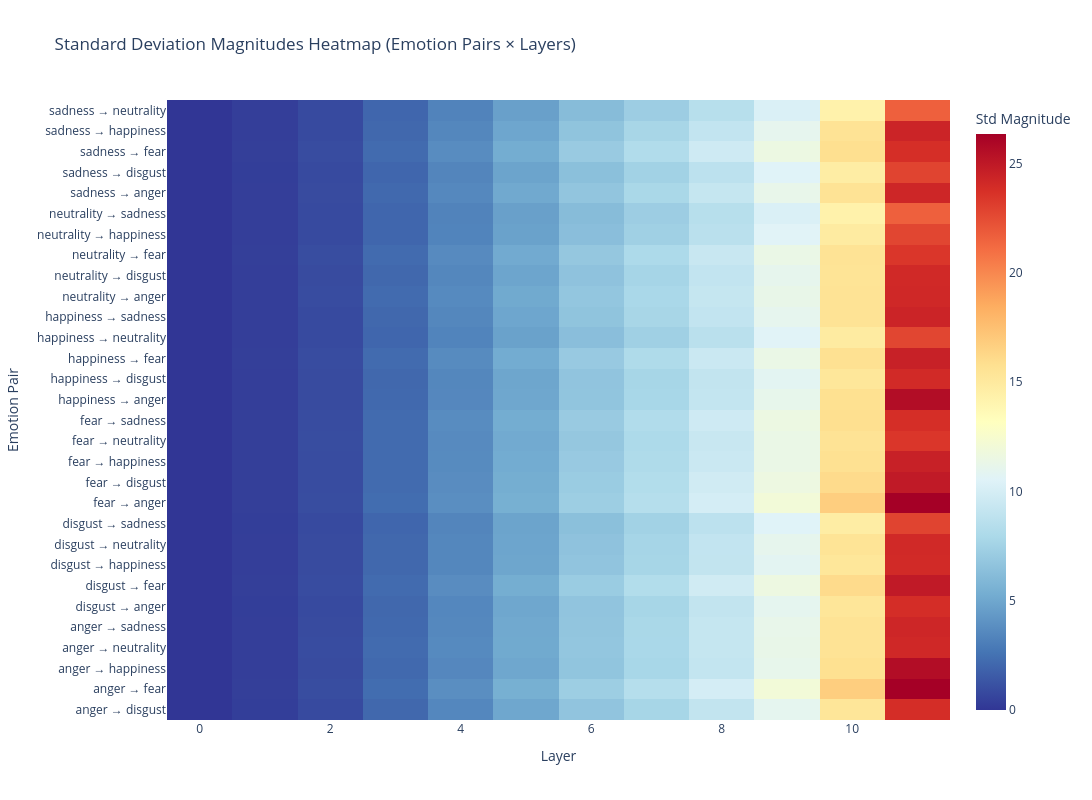

Notebook code cell kept with this figure:
### Code cell
pivot_std = df.pivot(index='emotion_pair', columns='layer', values='std_magnitude')

fig = go.Figure(data=go.Heatmap(
    z=pivot_std.values,
    x=pivot_std.columns,
    y=pivot_std.index,
    colorscale='RdYlBu_r',
    colorbar=dict(title="Std Magnitude")
))

fig.update_layout(
    title="Standard Deviation Magnitudes Heatmap (Emotion Pairs × Layers)",
    xaxis_title="Layer",
    yaxis_title="Emotion Pair",
    height=800,
    width=1200,
    yaxis=dict(tickangle=0)
)

fig.show()

### Figure 1 — Plotly figure (JSON) as saved in the notebook; plotly's stock layout.template omitted (floating-point values rounded to 4 significant figures; data arrays with more than 128 entries replaced by an {"elided": "..."} marker saying what was removed)
{"data": [{"colorbar": {"title": {"text": "Std Magnitude"}}, "colorscale": [[0, "rgb(49,54,149)"], [0.1, "rgb(69,117,180)"], [0.2, "rgb(116,173,209)"], [0.3, "rgb(171,217,233)"], [0.4, "rgb(224,243,248)"], [0.5, "rgb(255,255,191)"], [0.6, "rgb(254,224,144)"], [0.7, "rgb(253,174,97)"], [0.8, "rgb(244,109,67)"], [0.9, "rgb(215,48,39)"], [1, "rgb(165,0,38)"]], "type": "heatmap", "x": [0, 1, 2, 3, 4, 5, 6, 7, 8, 9, 10, 11], "y": ["anger → disgust", "anger → fear", "anger → happiness", "anger → neutrality", "anger → sadness", "disgust → anger", "disgust → fear", "disgust → happiness", "disgust → neutrality", "disgust → sadness", "fear → anger", "fear → disgust", "fear → happiness", "fear → neutrality", "fear → sadness", "happiness → anger", "happiness → disgust", "happiness → fear", "happiness → neutrality", "happiness → sadness", "neutrality → anger", "neutrality → disgust", "neutrality → fear", "neutrality → happiness", "neutrality → sadness", "sadness → anger", "sadness → disgust", "sadness → fear", "sadness → happiness", "sadness → neutrality"], "z": {"elided": "30x12 float values"}}], "layout": {"height": 800, "title": {"text": "Standard Deviation Magnitudes Heatmap (Emotion Pairs × Layers)"}, "width": 1200, "xaxis": {"title": {"text": "Layer"}}, "yaxis": {"tickangle": 0, "title": {"text": "Emotion Pair"}}}}
